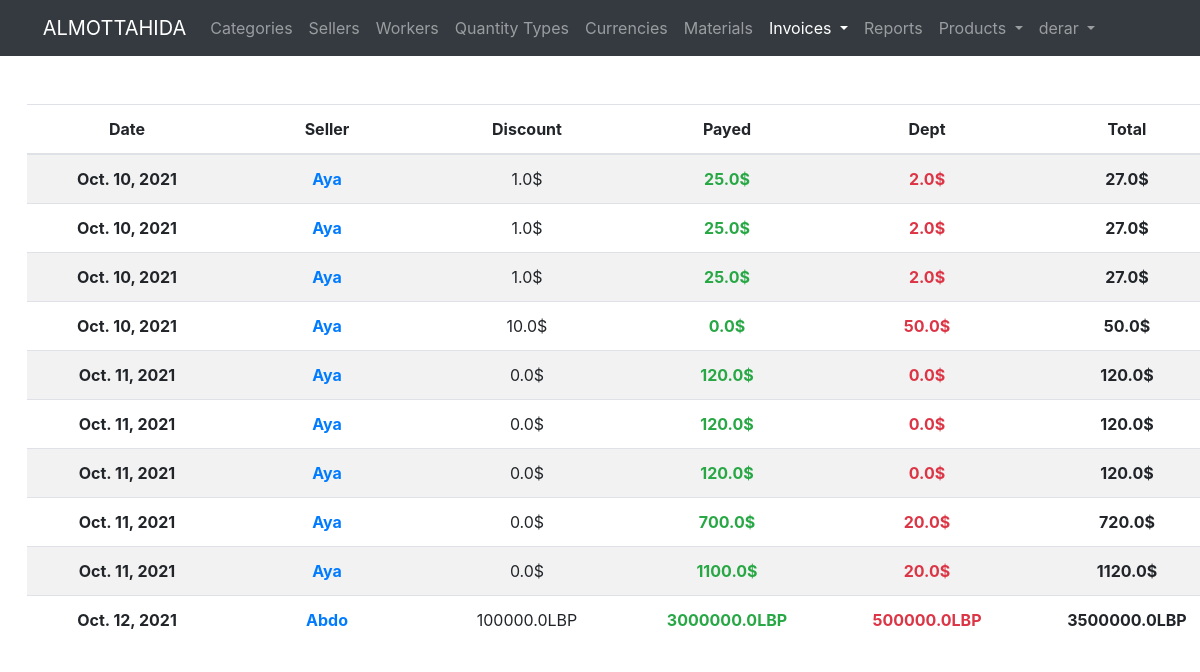
Page /invoice/all (signed in) on the committed database.
### product/models.py (models this page shows, shortened)
class Invoice(models.Model):
    total = models.FloatField()
    discount = models.FloatField()
    payed = models.FloatField()
    expected_earn = models.FloatField(blank=True, null=True)
    earn = models.FloatField(blank=True, null=True)
    dept = models.FloatField()
    date_published = models.DateTimeField(auto_now_add=True)
    currency = models.ForeignKey(Currency, on_delete=models.SET_NULL, null=True)
    seller = models.ForeignKey(Seller, on_delete=models.SET_NULL, null=True)
    worker = models.ForeignKey(Worker, on_delete=models.SET_NULL, null=True)
    paydate = models.DateField()

class Seller(models.Model):
    name = models.CharField(max_length=30, unique=True)
    phone = models.CharField(max_length=300, null=True, unique=True, blank=False)
    address = models.CharField(max_length=300, null=True, blank=False)

class Currency(models.Model):
    name = models.CharField(max_length=30, unique=True)
    value = models.FloatField()
    rate = models.FloatField()
    def __str__(self):
        return self.name

### product/views.py (the view)
# urls.py: path("invoice/all", views.all_invoices, name='invoice.all'),
@login_required(login_url=LOGIN_URL)
def all_invoices(request):
    invoices = Invoice.objects.all()
    return render(request, "invoice/all.html", {"invoices": invoices})

### templates/invoice/all.html
{% extends "base.html" %}
{% block content %}
    <table class="table table-responsive-md table-striped">
        <thead>
        <tr>
            <th>Date</th>
            <th>Seller</th>
            <th>Discount</th>
            <th>Payed</th>
            <th>Dept</th>
            <th>Total</th>
        </tr>
        </thead>
        <tbody>
        {% for invoice in invoices %}
            <tr>
                <th>{{ invoice.date_published|date }}</th>
                <th>
                    <a class="link" href="{% url 'invoice.seller.view' invoice.seller.pk %}">{{ invoice.seller.name }}</a>
                </th>
                <td>{{ invoice.discount }}{{ invoice.currency }}</td>
                <th class="text-success">{{ invoice.payed }}{{ invoice.currency }}</th>
                <th class="text-danger">{{ invoice.dept }}{{ invoice.currency }}</th>
                <th>{{ invoice.total }}{{ invoice.currency }}</th>
            </tr>
        {% endfor %}
        </tbody>
    </table>
{% endblock %}

### templates/base.html (shortened to what this page needs)
<!doctype html>
<html lang="en">
<head>
    <link rel="stylesheet" href="https://stackpath.bootstrapcdn.com/bootstrap/4.1.3/css/bootstrap.min.css">
    <link href="https://cdn.jsdelivr.net/npm/vuetify@2.x/dist/vuetify.min.css" rel="stylesheet">
    <link href="https://cdn.jsdelivr.net/npm/@mdi/font@4.x/css/materialdesignicons.min.css" rel="stylesheet">
    <link rel="stylesheet"
          href="https://cdnjs.cloudflare.com/ajax/libs/bootstrap-datepicker/1.9.0/css/bootstrap-datepicker.min.css"/>
</head>
<body>
<nav class="navbar navbar-expand-lg navbar-dark bg-dark">
    <div class="container">
        <a class="navbar-brand" href="/">ALMOTTAHIDA</a>
        <div class="collapse navbar-collapse" id="navbarSupportedContent">
            <ul class="navbar-nav">
                {% if user.is_authenticated %}
                    <li class="nav-item">
                        <a class="nav-link {% if request.resolver_match.view_name == 'category.all' %}active{% endif %}"
                           href="{% url 'category.all' %}">Categories</a>
                    </li>
                    <li class="nav-item">
                        <a class="nav-link {% if request.resolver_match.view_name == 'seller.all' %}active{% endif %}"
                           href="{% url 'seller.all' %}">Sellers</a>
                    </li>
                     <li class="nav-item">
                        <a class="nav-link {% if request.resolver_match.view_name == 'workers.all' %}active{% endif %}"
                           href="{% url 'worker.all' %}">Workers</a>
                    </li>
                    <li class="nav-item">
                        <a class="nav-link {% if request.resolver_match.view_name == 'quantity_type.all' %}active{% endif %}"
                           href="{% url 'quantity_type.all' %}">Quantity Types</a>
                    </li>
                    <li class="nav-item">
                        <a class="nav-link {% if request.resolver_match.view_name == 'currency.all' %}active{% endif %}"
                           href="{% url 'currency.all' %}">Currencies</a>
                    </li>
                    <li class="nav-item">
                        <a class="nav-link {% if request.resolver_match.view_name == 'material.all' %}active{% endif %}"
                           href="{% url 'material.all' %}">Materials</a>
                    </li>
                    <li class="nav-item dropdown">
                        <a class="nav-link dropdown-toggle {% if "invoice" in request.resolver_match.view_name %}active{% endif %}"
                           href="#" id="navbarDropdown" role="button"
                           data-toggle="dropdown" aria-haspopup="true" aria-expanded="false">
                            Invoices
                        </a>
                    </li>
                    <li class="nav-item">
                        <a class="nav-link" href="#">Reports</a>
                    </li>
                    <li class="nav-item dropdown">
                        <a class="nav-link dropdown-toggle {% if "product" in request.resolver_match.view_name %}active{% endif %}"
                           href="#" id="navbarDropdown" role="button"
                           data-toggle="dropdown" aria-haspopup="true" aria-expanded="false">
                            Products
                        </a>
                    </li>
                    <li class="nav-item dropdown">
                        <a class="nav-link dropdown-toggle" href="#" id="navbarDropdown" role="button"
                           data-toggle="dropdown" aria-haspopup="true" aria-expanded="false">
                            {{ user.username }}
                        </a>
                    </li>
                {% endif %}
            </ul>
        </div>
    </div>
</nav>
<div class="container pt-5">
    {% block content %}
    {% endblock %}
</div>
</body>
</html>

### templates/base.html (style rules this page uses)
.container { width: 98%; max-width: 1440px; }
td, th { min-width: 200px; text-align: center; }

### rows in the picture
Invoice: date_published "Oct. 10, 2021", seller.name "Aya", discount "1.0", currency "$", payed "25.0", dept "2.0", total "27.0"
Invoice: date_published "Oct. 10, 2021", seller.name "Aya", discount "1.0", currency "$", payed "25.0", dept "2.0", total "27.0"
Invoice: date_published "Oct. 10, 2021", seller.name "Aya", discount "1.0", currency "$", payed "25.0", dept "2.0", total "27.0"
Invoice: date_published "Oct. 10, 2021", seller.name "Aya", discount "10.0", currency "$", payed "0.0", dept "50.0", total "50.0"
Invoice: date_published "Oct. 11, 2021", seller.name "Aya", discount "0.0", currency "$", payed "120.0", dept "0.0", total "120.0"
Invoice: date_published "Oct. 11, 2021", seller.name "Aya", discount "0.0", currency "$", payed "120.0", dept "0.0", total "120.0"
Invoice: date_published "Oct. 11, 2021", seller.name "Aya", discount "0.0", currency "$", payed "120.0", dept "0.0", total "120.0"
Invoice: date_published "Oct. 11, 2021", seller.name "Aya", discount "0.0", currency "$", payed "700.0", dept "20.0", total "720.0"
Invoice: date_published "Oct. 11, 2021", seller.name "Aya", discount "0.0", currency "$", payed "1100.0", dept "20.0", total "1120.0"
Invoice: date_published "Oct. 12, 2021", seller.name "Abdo", discount "100000.0", currency "LBP", payed "3000000.0", dept "500000.0", total "3500000.0"

### other values in the picture
{{ user.username }} "derar"
